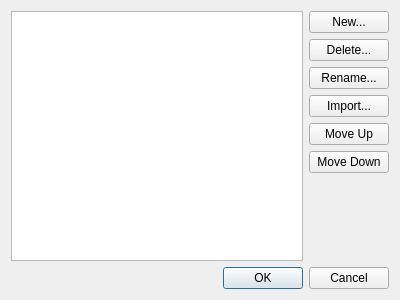
<?xml version="1.0" encoding="UTF-8"?>
<ui version="4.0">
 <class>swPartPaletteDialog</class>
 <widget class="QDialog" name="swPartPaletteDialog">
  <property name="whatsThis">
   <string>&lt;p&gt;&lt;b&gt;Part Palettes&lt;/b&gt;&lt;/p&gt;&lt;p&gt;Organize reusable collections of parts in the part browser. Create, rename, delete, import, or reorder palettes, then choose OK to apply the changes. Cancel discards these palette changes.&lt;/p&gt;&lt;p&gt;Palettes organize part choices; they do not change parts already placed in a model.&lt;/p&gt;</string>
  </property>
  <property name="geometry">
   <rect>
    <x>0</x>
    <y>0</y>
    <width>400</width>
    <height>300</height>
   </rect>
  </property>
  <property name="windowTitle">
   <string>Part Palettes</string>
  </property>
  <layout class="QVBoxLayout" name="verticalLayout_2">
   <item>
    <layout class="QHBoxLayout" name="horizontalLayout">
     <item>
      <widget class="QListWidget" name="PaletteList">
       <property name="toolTip">
        <string>Select the palette to rename, delete, or move.</string>
       </property>
       <property name="accessibleName">
        <string>Part Palettes</string>
       </property>
       <property name="whatsThis">
        <string>&lt;p&gt;&lt;b&gt;Palette List&lt;/b&gt;&lt;/p&gt;&lt;p&gt;Select a palette before using Rename, Delete, Move Up, or Move Down. The list order determines the palette order in the part browser.&lt;/p&gt;</string>
       </property>
      </widget>
     </item>
     <item>
      <layout class="QVBoxLayout" name="verticalLayout_3">
       <item>
        <widget class="QPushButton" name="NewButton">
         <property name="toolTip">
          <string>Create a new empty part palette.</string>
         </property>
         <property name="text">
          <string>New...</string>
         </property>
        </widget>
       </item>
       <item>
        <widget class="QPushButton" name="DeleteButton">
         <property name="toolTip">
          <string>Remove the selected palette after confirmation.</string>
         </property>
         <property name="whatsThis">
          <string>&lt;p&gt;&lt;b&gt;Delete Palette&lt;/b&gt;&lt;/p&gt;&lt;p&gt;Remove the selected palette and its list of part choices. Library parts and parts already used in models are not deleted. At least one palette must remain.&lt;/p&gt;</string>
         </property>
         <property name="text">
          <string>Delete...</string>
         </property>
        </widget>
       </item>
       <item>
        <widget class="QPushButton" name="RenameButton">
         <property name="toolTip">
          <string>Change the name of the selected palette.</string>
         </property>
         <property name="text">
          <string>Rename...</string>
         </property>
        </widget>
       </item>
       <item>
        <widget class="QPushButton" name="ImportButton">
         <property name="toolTip">
          <string>Create a palette from an online set inventory.</string>
         </property>
         <property name="whatsThis">
          <string>&lt;p&gt;&lt;b&gt;Import Palette&lt;/b&gt;&lt;/p&gt;&lt;p&gt;Open Import Set Inventory to search for a set and download its inventory. The new palette uses the set description as its name.&lt;/p&gt;&lt;p&gt;The palette stores part IDs; inventory colors and quantities are not stored. An internet connection is required.&lt;/p&gt;</string>
         </property>
         <property name="text">
          <string>Import...</string>
         </property>
        </widget>
       </item>
       <item>
        <widget class="QPushButton" name="MoveUpButton">
         <property name="toolTip">
          <string>Move the selected palette one position earlier in the list.</string>
         </property>
         <property name="text">
          <string>Move Up</string>
         </property>
        </widget>
       </item>
       <item>
        <widget class="QPushButton" name="MoveDownButton">
         <property name="toolTip">
          <string>Move the selected palette one position later in the list.</string>
         </property>
         <property name="text">
          <string>Move Down</string>
         </property>
        </widget>
       </item>
       <item>
        <spacer name="verticalSpacer">
         <property name="orientation">
          <enum>Qt::Vertical</enum>
         </property>
         <property name="sizeHint" stdset="0">
          <size>
           <width>20</width>
           <height>40</height>
          </size>
         </property>
        </spacer>
       </item>
      </layout>
     </item>
    </layout>
   </item>
   <item>
    <widget class="QDialogButtonBox" name="buttonBox">
     <property name="orientation">
      <enum>Qt::Horizontal</enum>
     </property>
     <property name="standardButtons">
      <set>QDialogButtonBox::Cancel|QDialogButtonBox::Ok</set>
     </property>
    </widget>
   </item>
  </layout>
 </widget>
 <tabstops>
  <tabstop>PaletteList</tabstop>
  <tabstop>NewButton</tabstop>
  <tabstop>DeleteButton</tabstop>
  <tabstop>RenameButton</tabstop>
  <tabstop>ImportButton</tabstop>
  <tabstop>MoveUpButton</tabstop>
  <tabstop>MoveDownButton</tabstop>
 </tabstops>
 <resources/>
 <connections>
  <connection>
   <sender>buttonBox</sender>
   <signal>accepted()</signal>
   <receiver>swPartPaletteDialog</receiver>
   <slot>accept()</slot>
   <hints>
    <hint type="sourcelabel">
     <x>248</x>
     <y>254</y>
    </hint>
    <hint type="destinationlabel">
     <x>157</x>
     <y>274</y>
    </hint>
   </hints>
  </connection>
  <connection>
   <sender>buttonBox</sender>
   <signal>rejected()</signal>
   <receiver>swPartPaletteDialog</receiver>
   <slot>reject()</slot>
   <hints>
    <hint type="sourcelabel">
     <x>316</x>
     <y>260</y>
    </hint>
    <hint type="destinationlabel">
     <x>286</x>
     <y>274</y>
    </hint>
   </hints>
  </connection>
 </connections>
</ui>
